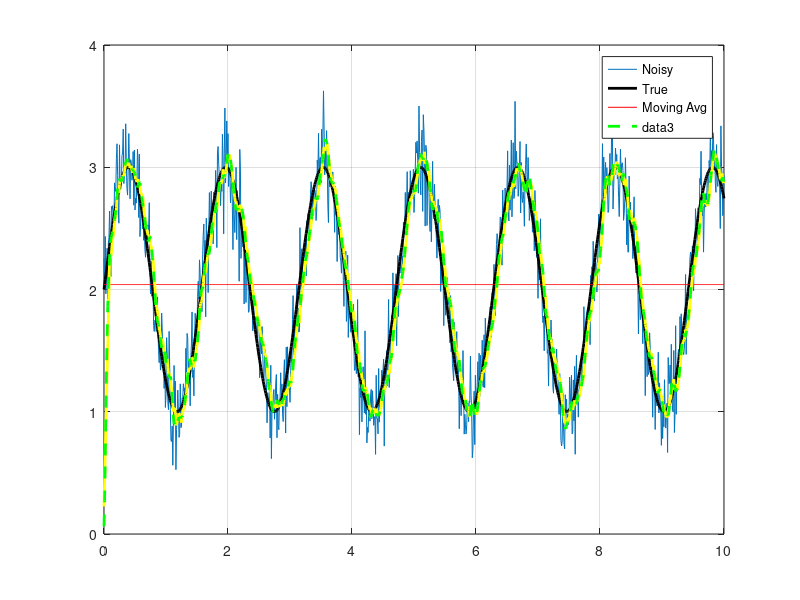
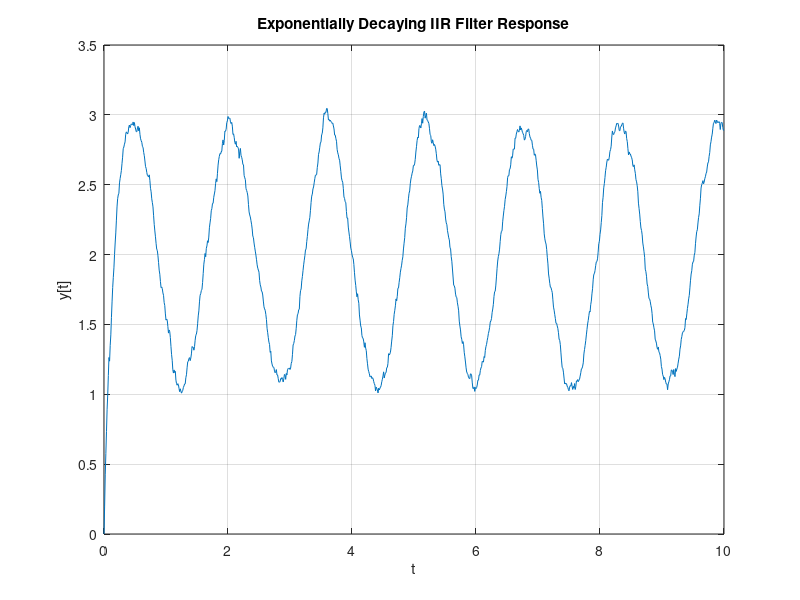

The MATLAB script that drew these images, in order:
cd clear all;
close all;

%% Test signal
t = 0:0.01:10;
true_signal = sin(4*t)+2;
noise = 0.2 * randn(size(t)) + 0.05*sin(400*t) ;

noisy_signal = true_signal + noise;

plot(t, noisy_signal);
hold on;
plot(t, true_signal, 'k', 'LineWidth', 2), grid on, hold on;
legend('Noisy', 'True');

%% average filter  
average = sum(noisy_signal)/ length(t);
plot(t, average * ones(1, length(t)), 'r');

%% moving average

windowSize = 10;
b = (1/windowSize)*ones(1,windowSize);
a = 1;
filtered_signal = filter(b, a, noisy_signal);

plot(t, filtered_signal, 'y', 'LineWidth', 2);
legend('Noisy', 'True', 'Moving Avg');


%% low pass filter (best so far)
% iir butter filter with matlab functions 

fs = 100; % Sampling frequency
fc = 6;   % Cut-off frequency
[b, a] = butter(2, fc/(fs/2)); % 2nd-order filter
low_passed = filter(b, a, noisy_signal);
plot(t, low_passed, 'g--', 'LineWidth', 2);


%% exponential filter 

% Exponentially decaying IIR filter demo

% Parameters
alpha = 0.9;            % Decay factor (0 < alpha < 1)
N = length(t);                % Number of samples
x = noisy_signal;        % Input signal
x(10) = 1;              % Impulse at n=10

% Pre-allocate output
y = zeros(1, N);

% IIR filter: y[n] = (1 - alpha)*x[n] + alpha*y[n-1]
for n = 2:N
    y(n) = (1 - alpha) * x(n) + alpha * y(n-1);
end

% Plot
figure(2);
plot(t, y);
title('Exponentially Decaying IIR Filter Response');
xlabel('t');
ylabel('y[t]');
grid on;
hold on;
%plot(t, true_signal);

%% Kalman Filter


